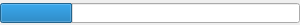
<?xml version="1.0" encoding="UTF-8"?>
<ui version="4.0">
 <class>ProgressBarWindow</class>
 <widget class="QWidget" name="ProgressBarWindow">
  <property name="geometry">
   <rect>
    <x>0</x>
    <y>0</y>
    <width>300</width>
    <height>25</height>
   </rect>
  </property>
  <property name="minimumSize">
   <size>
    <width>300</width>
    <height>25</height>
   </size>
  </property>
  <property name="maximumSize">
   <size>
    <width>300</width>
    <height>25</height>
   </size>
  </property>
  <property name="windowTitle">
   <string>Progress</string>
  </property>
  <widget class="QProgressBar" name="progressBar">
   <property name="geometry">
    <rect>
     <x>0</x>
     <y>3</y>
     <width>300</width>
     <height>20</height>
    </rect>
   </property>
   <property name="minimumSize">
    <size>
     <width>300</width>
     <height>20</height>
    </size>
   </property>
   <property name="maximumSize">
    <size>
     <width>300</width>
     <height>20</height>
    </size>
   </property>
   <property name="value">
    <number>24</number>
   </property>
   <property name="textVisible">
    <bool>false</bool>
   </property>
  </widget>
 </widget>
 <resources/>
 <connections/>
</ui>
